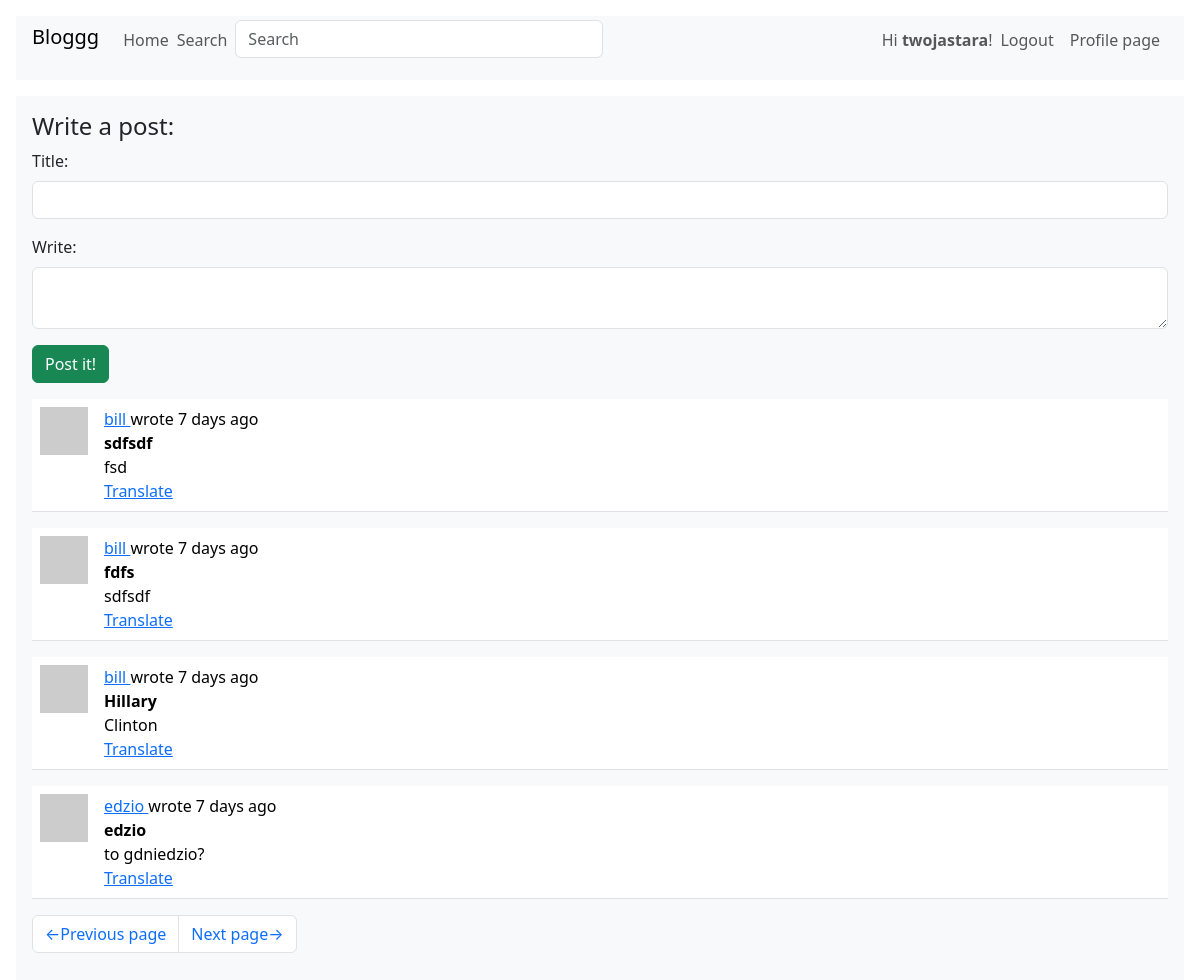
Screenshot of /index?page=3 (signed in) with the database file from the repository.
### webapp/models.py (models this page shows, shortened)
class User(UserMixin, db.Model):
    __searchable = ['username']
    id:         sqo.Mapped[int] = sqo.mapped_column(primary_key=True)
    username:   sqo.Mapped[str] = sqo.mapped_column(sqa.String(64), index=True, unique=True)
    email:      sqo.Mapped[str] = sqo.mapped_column(sqa.String(128), index=True, unique=True)
    hashed_pass:sqo.Mapped[Optional[str]] = sqo.mapped_column(sqa.String(256))
    about:      sqo.Mapped[Optional[str]] = sqo.mapped_column(sqa.String(4096))
    last_seen:  sqo.Mapped[Optional[datetime]] = sqo.mapped_column(default=lambda: datetime.now(timezone.utc))
    posts:      sqo.WriteOnlyMapped['Post'] = sqo.relationship(back_populates='author')
    followers:  sqo.WriteOnlyMapped['User'] = sqo.relationship(
        secondary=followers_table, primaryjoin=(followers_table.c.followed_id == id),
        secondaryjoin=(followers_table.c.follower_id == id), back_populates='following'
    )
    following:   sqo.WriteOnlyMapped['User'] = sqo.relationship(
        secondary=followers_table, primaryjoin=(followers_table.c.follower_id == id),
        secondaryjoin=(followers_table.c.followed_id == id), back_populates='followers'
    )
    def avatar(self, size):
        hash = md5((self.username+self.email+str(2384129234)).encode('utf-8')).hexdigest()
        return f'https://www.gravatar.com/avatar/{hash}?d=identicon&s={size}'
    def get_my_and_followers_posts_query(self):
        Author = sqo.aliased(User)
        Follower = sqo.aliased(User)
        query = (
            sqa.select(Post).join(Post.author.of_type(Author)).join(Author.followers.of_type(Follower), isouter=True)
            .where(sqa.or_(
                Author.id == self.id,
                Follower.id == self.id,
            ))
            .group_by(Post)
            .order_by(Post.timestamp.desc())
        )
        return query

class SearchableMixin(object):
    @classmethod
    def before_commit(cls, session):
        session._changes = {
            'add': list(session.new),
            'update': list(session.dirty),
            'delete': list(session.deleted)
        }
    @classmethod
    def after_commit(cls, session):
        for obj in session._changes['add']:
            if isinstance(obj, SearchableMixin):
                add_to_index(obj.__tablename__, obj)
        for obj in session._changes['update']:
            if isinstance(obj, SearchableMixin):
                add_to_index(obj.__tablename__, obj)
        for obj in session._changes['delete']:
            if isinstance(obj, SearchableMixin):
                remove_from_index(cls.__tablename__, obj)
        session._changes = None

class Post(SearchableMixin, db.Model):
    __searchable__ = ['title', 'body']
    id:         sqo.Mapped[int] = sqo.mapped_column(primary_key=True)
    user_id:    sqo.Mapped[int] = sqo.mapped_column(sqa.ForeignKey(User.id), index=True)
    timestamp:  sqo.Mapped[datetime] = sqo.mapped_column(index=True, default=lambda: datetime.now(timezone.utc))
    title:      sqo.Mapped[str] = sqo.mapped_column(sqa.String(64), index=True)
    body:       sqo.Mapped[str] = sqo.mapped_column(sqa.String(4096))
    language:   sqo.Mapped[Optional[str]] = sqo.mapped_column(sqa.String(8))
    author:     sqo.Mapped[User] = sqo.relationship(back_populates='posts')

### webapp/main/routes.py (the view, shortened to what this page needs)
@bp.route('/', methods=['POST', 'GET'])
@bp.route('/index', methods=['POST', 'GET'])
def index_page():
    page = request.args.get('page', 1, type=int)
    query = None
    post_form = None
    if current_user.is_authenticated:
        post_form = PostForm()
        query = current_user.get_my_and_followers_posts_query()
    else:
        query = sqa.select(Post).order_by(Post.timestamp.desc())
    posts = db.paginate(query, page=page, per_page=current_app.config['POSTS_PER_PAGE'], error_out=False)
    next_url = url_for('main.index_page', page=posts.next_num) if posts.has_next else None
    prev_url = url_for('main.index_page', page=posts.prev_num) if posts.has_prev else None
    return render_template('index_page.html', title='Home page',
                    posts=posts, post_form=post_form, next_url=next_url, prev_url=prev_url)

### webapp/main/forms.py
class SearchForm(FlaskForm):
    query = StringField(_l('Search'), validators=[DataRequired()])
    def __init__(self, *args, **kwargs):
        if 'formdata' not in kwargs:
            kwargs['formdata'] = request.args
        if 'meta' not in kwargs:
            kwargs['meta'] = {'csrf': False}
        super(SearchForm, self).__init__(*args, **kwargs)

class PostForm(FlaskForm):
    title = StringField(_l('Title: '), validators=[Length(min=1, max=64)])
    text = TextAreaField(_l('Write: '), validators=[Length(min=1, max=1024)])
    submit = SubmitField(_l('Post it!'))

### webapp/__init__.py (called while the page is built)
def get_locale():
    return request.accept_languages.best_match(current_app.config['LANGUAGES'])

### webapp/main/routes.py (called while the page is built)
@bp.before_request
def before_request():
    g.locale = str(get_locale())
    if current_user.is_authenticated:
        current_user.last_seen = datetime.now(timezone.utc)
        db.session.commit()
        g.search_form = SearchForm()

### webapp/models.py (called while the page is built)
@login.user_loader
def load_user(id):
    return db.session.get(User, int(id))

### webapp/templates/index_page.html (shortened to what this page needs)
{% extends "base.html" %}
{% block content %}
    {% if post_form %}
    <h4>{{ _('Write a post:') }}</h4>
    <form action="" method="post" novalidate>
        {{ macro_form.form_field(post_form.title, size=64) }}
        {{ macro_form.form_field(post_form.text, size=64) }}
        {{ macro_submit.submit_field(post_form.submit) }}
    </form>
    {% endif %}
    {% for post in posts %}
        {% include "sub_post.html" %}
    {% endfor %}
    {% include "sub_pagination.html" %}
{% endblock %}

### webapp/templates/base.html (shortened to what this page needs)
<!DOCTYPE html>
{% import "macro_form_field.html" as macro_form %}
{% import "macro_submit_field.html" as macro_submit %}
<html>
<head>
    <link href="{{ url_for('static', filename='bootstrap.min.css') }}" rel="stylesheet">
</head>
<body>
    <nav class="navbar navbar-expand bg-light m-3 px-3 py-1">
        <div class="d-flex flex-grow-1">
            <span class="navbar-brand h1">Bloggg</span>
            <ul class="navbar-nav">
                <li class="nav-item">
                    <a class="nav-link" href="{{ url_for('main.index_page') }}">{{ _('Home') }}</a>
                </li>
                {% if g.search_form %}
                    <li class="nav-item">
                        <p class="navbar-text me-2">{{ _('Search') }}</p>
                    </li>
                    <li class="nav-item">
                        <form class="navbar-form navbar-left" method="get"
                            action="{{ url_for('main.search_page') }}">
                                {{ g.search_form.query(size=32, class='form-control',
                                    placeholder=g.search_form.query.label.text) }}
                        </form>
                    </li>
                {% endif %}
            </ul>
        </div>
        <div style="d-flex">
            <ul class="navbar-nav">
            {% if current_user.is_anonymous %}
                <li class="nav-item">
                    <a class="nav-link" href="{{ url_for('auth.login_page') }}">{{ _('Login') }}</a>
                </li>
                <li class="nav-item">
                    <a class="nav-link" href="{{ url_for('auth.registration_page') }}">{{ _('Register') }}</a>
                </li>
            {% else %}
                <li class="nav-item">
                    <p class="navbar-text">{{ _('Hi <b>%(user)s</b>!', user=current_user.username) }}</p>
                </li>
                <li class="nav-item">
                    <a class="nav-link" href="{{ url_for('auth.logout_page') }}">{{ _('Logout') }}</a>
                </li>
                <li class="nav-item">
                    <a class="nav-link" href="{{ url_for('main.user_page',
                        username=current_user.username) }}">{{ _('Profile page') }}</a>
                </li>
            {% endif %}
            </ul>
        </div>
    </nav>
    <div class="container-fluid m-0 px-3">
        <div class="container-fluid m-0 p-3 bg-light">
            {% block content %} {% endblock %}
        </div>
    </div>
</body>
</html>

### webapp/templates/sub_post.html (shortened to what this page needs)
<table class="table table-hover">
    <tr>
        <td width="64px">
            <a href="{{ url_for('main.user_page', username=post.author.username) }}">
                <img src="{{ post.author.avatar(64) }}" class="img-fluid">
            </a>
        </td>
        <td>
            {{ _('%(username)s wrote %(when)s',
                username=user_link, when=moment(post.timestamp).fromNow()) }}
            <br>
            <b>{{ post.title }}</b>
            <br>
            <span id="post-{{ post.id }}">{{ post.body }}</span>
            {% if post.language and post.language != g.locale %}
                <br>
                <span id="translation-{{ post.id }}">
                    <a href="javascript:translate(
                        'post-{{ post.id }}',
                        'translation-{{ post.id }}',
                        '{{ post.language }}',
                        '{{ g.locale }}');">{{ _('Translate') }}</a>
                </span>
            {% endif %}
        </td>
    </tr>
</table>

### rows the page displays
Post: title "sdfsdf", body "fsd"
Post: title "fdfs", body "sdfsdf"
Post: title "Hillary", body "Clinton"
Post: title "edzio", body "to gdniedzio?"

### other values shown
{{ field.label(class='form-label') }} "Title: Write:"
